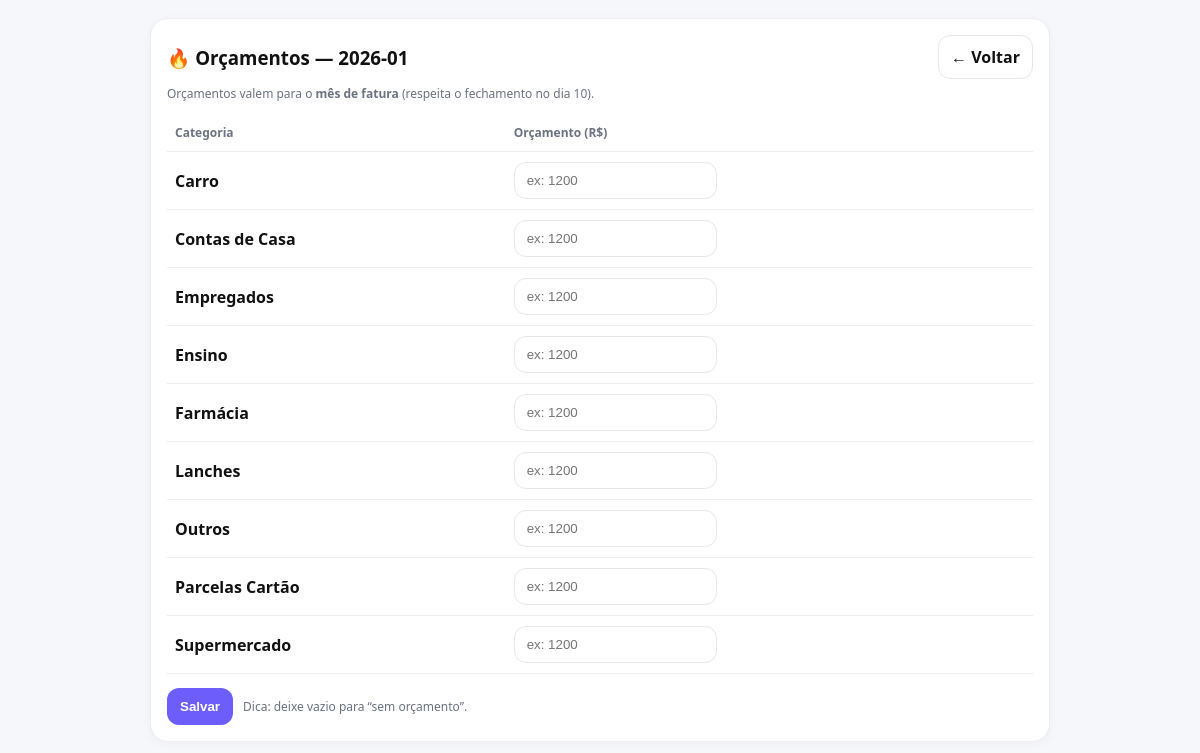
The page /budgets (signed in) on the database its author committed.
### tables this page shows
CREATE TABLE categories (
                    id INTEGER PRIMARY KEY AUTOINCREMENT,
                    account_id INTEGER NOT NULL,
                    name TEXT NOT NULL,
                    created_at TEXT NOT NULL,
                    UNIQUE(account_id, name)
                );

### app.py (the view, shortened to what this page needs)
@app.route("/budgets", methods=["GET", "POST"])
@login_required
def budgets_page():
    migrate_db()
    account_id = get_current_account_id()
    if not account_id:
        return redirect(url_for("logout"))
    billing_day = get_billing_day()
    ensure_default_categories(account_id)
    categories = [r["name"] for r in get_categories_for_account(account_id)]
    month_key = request.args.get("month") or get_current_billing_month_key(billing_day)
    budgets = get_budgets_for_month(account_id, month_key)
    return render_template(
        "budgets.html",
        categories=categories,
        budgets=budgets,
        month_key=month_key,
        billing_day=billing_day,
    )

### app.py (called while the page is built, shortened)
def get_connection():
    conn = sqlite3.connect(DB_PATH)
    conn.row_factory = sqlite3.Row
    return conn

def table_exists(cur, table_name: str) -> bool:
    cur.execute("SELECT name FROM sqlite_master WHERE type='table' AND name=?", (table_name,))
    return cur.fetchone() is not None

def column_exists(cur, table_name: str, col_name: str) -> bool:
    cur.execute(f"PRAGMA table_info({table_name})")
    cols = [r[1] for r in cur.fetchall()]
    return col_name in cols

def get_current_account_id():
    acc_id = session.get("account_id")
    if acc_id:
        return acc_id

def login_required(f):
    @wraps(f)
    def wrapper(*args, **kwargs):
        if "user_id" not in session:
            return redirect(url_for("login", next=request.path))
        return f(*args, **kwargs)
    return wrapper

def get_billing_day() -> int:
    with closing(get_connection()) as conn:
        cur = conn.cursor()
        cur.execute("SELECT value FROM settings WHERE key='billing_day'")
        row = cur.fetchone()
        if row and row["value"]:
            try:
                return int(row["value"])
            except ValueError:
                return BILLING_DAY_DEFAULT
    return BILLING_DAY_DEFAULT

def billing_month_key_for_date(d: date, billing_day: int) -> str:
    year, month = d.year, d.month
    if d.day > billing_day:
        month += 1
        if month > 12:
            month = 1
            year += 1
    return f"{year}-{month:02d}"

def get_current_billing_month_key(billing_day: int) -> str:
    return billing_month_key_for_date(date.today(), billing_day)

def ensure_default_categories(account_id: int):
    if not account_id:
        return
    now = datetime.utcnow().isoformat()
    with closing(get_connection()) as conn:
        cur = conn.cursor()
        for name in DEFAULT_CATEGORIES:
            cur.execute(
                "INSERT OR IGNORE INTO categories (account_id, name, created_at) VALUES (?, ?, ?)",
                (account_id, name, now),
            )
        conn.commit()

def get_categories_for_account(account_id: int):
    with closing(get_connection()) as conn:
        cur = conn.cursor()
        cur.execute(
            "SELECT * FROM categories WHERE account_id = ? ORDER BY name COLLATE NOCASE",
            (account_id,),
        )
        return cur.fetchall()

### templates/budgets.html (shortened to what this page needs)
<!doctype html>
<html lang="pt-br">
<head>
</head>
<body>
  <div class="container">
    <div class="card">
      <div class="row" style="justify-content:space-between">
        <h3 style="margin:0">🔥 Orçamentos — {{ month_key }}</h3>
        <a class="btn btn-outline" href="{{ url_for('index', month=month_key) }}">← Voltar</a>
      </div>
      <div class="muted" style="margin-top:6px">
        Orçamentos valem para o <b>mês de fatura</b> (respeita o fechamento no dia {{ billing_day }}).
      </div>
      <form method="post" style="margin-top:12px">
        <table>
          <thead>
            <tr>
              <th>Categoria</th>
              <th>Orçamento (R$)</th>
            </tr>
          </thead>
          <tbody>
            {% for c in categories %}
              <tr>
                <td><b>{{ c }}</b></td>
                <td>
                  <input
                    name="budget_{{ c }}"
                    value="{% if budgets.get(c) %}{{ '%.2f'|format(budgets.get(c)) }}{% endif %}"
                    placeholder="ex: 1200"
                  >
                </td>
              </tr>
            {% endfor %}
          </tbody>
        </table>
        <div class="row" style="margin-top:14px">
          <button class="btn" type="submit">Salvar</button>
          <span class="muted">Dica: deixe vazio para “sem orçamento”.</span>
        </div>
      </form>
    </div>
  </div>
</body>
</html>

### templates/budgets.html (style rules this page uses)
body { font-family:system-ui;margin:0;background:#f6f7fb;color:#111 }
.container { max-width:900px;margin:0 auto;padding:18px }
.card { background:#fff;border:1px solid #ececf3;border-radius:18px;padding:16px;box-shadow:0 2px 10px rgba(25,25,25,.04) }
.row { display:flex;gap:10px;flex-wrap:wrap;align-items:center }
input,select { padding:10px 12px;border-radius:12px;border:1px solid #e6e6ef;background:#fff;outline:none }
.btn { padding:10px 12px;border-radius:12px;border:1px solid transparent;background:#6d5efc;color:#fff;font-weight:800;cursor:pointer;text-decoration:none }
.btn-outline { background:#fff;color:#111;border-color:#e6e6ef }
table { width:100%;border-collapse:collapse;margin-top:10px }
th,td { padding:10px 8px;border-bottom:1px solid #eee;text-align:left }
th { color:#6b7280;font-size:12px }
.muted { color:#6b7280;font-size:12px }

### rows shown on the page
categories: name "Carro"
categories: name "Contas de Casa"
categories: name "Empregados"
categories: name "Ensino"
categories: name "Farmácia"
categories: name "Lanches"
categories: name "Outros"
categories: name "Parcelas Cartão"
categories: name "Supermercado"

### other values the page prints
{{ month_key }} "2026-01"
{{ billing_day }} "10"
